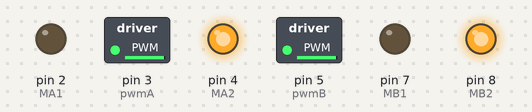
Recording of a sketch running on a simulated Arduino Uno, built with avr-gcc and run on an emulated ATmega328P. Shown: switched loads named in the sketch (green lamp = pin HIGH), output pins drawn as LEDs (lit = HIGH).

Above: at 0.15 s.
At 5.25 s:
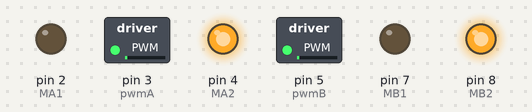
At 19.09 s:
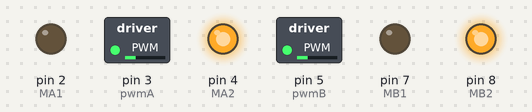
At 29.31 s:
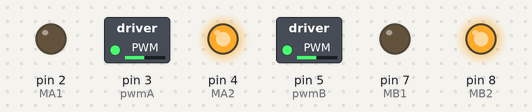
At 39.85 s:
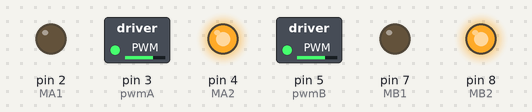
Timing chart, 0 to 40.0 s (numbered marks = the images above):
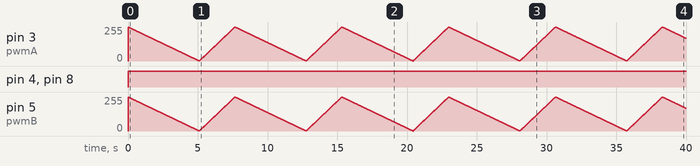

The sketch:

LIDAR_PonteH_Tinkercad.ino
```cpp
//Código Ponte H com 2 Motores DC Tinkercad

//Motor A
int MA1 = 2;
int MA2 = 4;

//Motor B
int MB1 = 7;
int MB2 = 8;

//Variáveis pwm para os motores 1 e 2
int pwmA = 3;
int pwmB = 5;

//Variável auxiliar
int velocidade = 255;

void setup() {
 //Define portas de saída do Arduino para o motor A, B e pwms
 pinMode(MA1, OUTPUT);
 pinMode(MA2, OUTPUT);
 pinMode(MB1, OUTPUT);
 pinMode(MB2, OUTPUT);
 pinMode(pwmA, OUTPUT);
 pinMode(pwmB, OUTPUT);

}

void loop() {

  //Liga os motores
 digitalWrite(MA1, LOW);
 digitalWrite(MA2, HIGH);
 digitalWrite(MB1, LOW);
 digitalWrite(MB2, HIGH);

  //Velocidade de 0 a 255
  while (velocidade > 0){
    analogWrite(pwmA, velocidade);
    analogWrite(pwmB, velocidade);
    velocidade = velocidade -1;
    delay(20);
    }

   //Velocidade de 255 a 0
  while (velocidade < 255){
    analogWrite(pwmA, velocidade);
    analogWrite(pwmB, velocidade);
    velocidade = velocidade +1;
    delay(10);
    }

}
```

Measured:
- by itself, pin 4 (MA2), pin 8 (MB2): LOW → HIGH at 0.00 s
